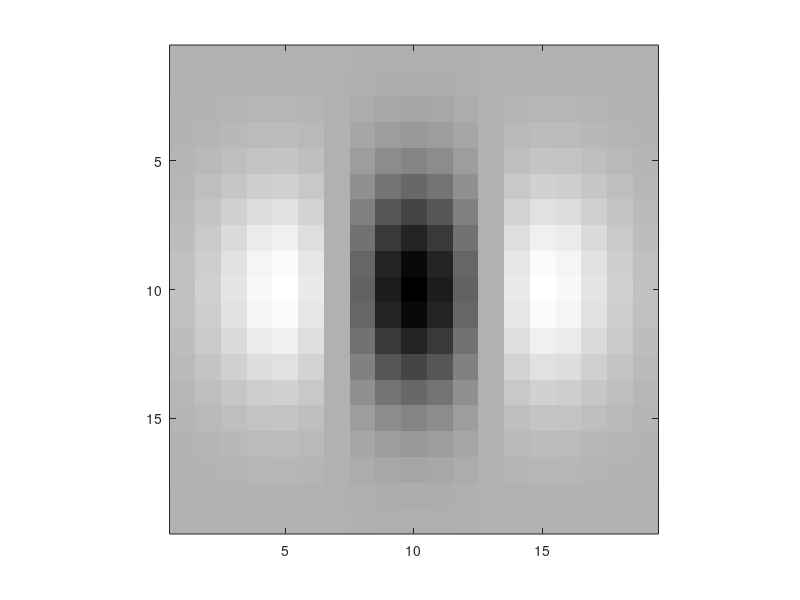

This figure's MATLAB source:
function [ddG,G,dG] = Wfilt(theta,sigma,halfwidth)

if nargin<1, theta = 0; end
if nargin<2, sigma = 3; end
if nargin<3, halfwidth = 3*sigma; end
	
% y is -x since the image axes are upside down ('ij' instead of 'xy')
x = -halfwidth:halfwidth; y = x;
[xx,yy] = meshgrid(x,y);

r = [cos(theta); sin(theta)];

k1 = 1/(2*pi*sigma*sigma);
k2 = -0.5/(sigma*sigma);
k3 = -1/(sigma*sigma);

% generate gaussian
G = zeros(length(y),length(x));
dG = zeros(length(y),length(x));
ddG = zeros(length(y),length(x));
for i = 1:length(x)
	for j = 1:length(y)
		G(j,i)		= k1*exp(k2*(xx(j,i)*xx(j,i) + (yy(j,i)*yy(j,i))));
		dG(j,i)		= k3*G(j,i)*(x(i)*r(1)+y(j)*r(2));
		ddG(j,i)	= k3*(dG(j,i)*(x(i)*r(1)+y(j)*r(2)) + G(j,i));
	end
end

if nargout==0,
	figure; imagesc(ddG); axis('image'); colormap(gray(256));
	clear ddG;
end


